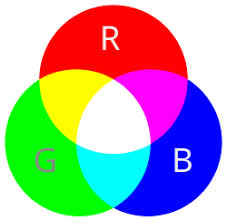
#> input picture download.jpeg, 227 x 222 px
$ python encoder.py
#> lines starting #> are read from the running program, lines starting #| are printed output that depends on the picture
import os
import cv2
import numpy as np
from scipy.fftpack import dct, idct
import matplotlib.pyplot as plt


# Standard quantization matrices
Q_Y = np.array([
    [16,11,10,16,24,40,51,61],
    [12,12,14,19,26,58,60,55],
    [14,13,16,24,40,57,69,56],
    [14,17,22,29,51,87,80,62],
    [18,22,37,56,68,109,103,77],
    [24,35,55,64,81,104,113,92],
    [49,64,78,87,103,121,120,101],
    [72,92,95,98,112,100,103,99]
])

Q_C = np.array([
    [17,18,24,47,99,99,99,99],
    [18,21,26,66,99,99,99,99],
    [24,26,56,99,99,99,99,99],
    [47,66,99,99,99,99,99,99],
    [99,99,99,99,99,99,99,99],
    [99,99,99,99,99,99,99,99],
    [99,99,99,99,99,99,99,99],
    [99,99,99,99,99,99,99,99]
])

def bgr_to_ycbcr(image):
    img = image.astype(np.float32)
    Y  = 0.299 * img[:,:,2] + 0.587 * img[:,:,1] + 0.114 * img[:,:,0]
    Cb = -0.1687 * img[:,:,2] - 0.3313 * img[:,:,1] + 0.5 * img[:,:,0] + 128
    Cr = 0.5 * img[:,:,2] - 0.4187 * img[:,:,1] - 0.0813 * img[:,:,0] + 128
    return Y, Cb, Cr

def downsample(channel):
    return channel[::2, ::2]

def block_process(channel, quant_matrix):
    h, w = channel.shape
    compressed = np.zeros_like(channel)
    for i in range(0, h, 8):
        for j in range(0, w, 8):
            block = channel[i:i+8, j:j+8] - 128
            dct_block = dct(dct(block.T, norm='ortho').T, norm='ortho')
            quant_block = np.round(dct_block / quant_matrix)
            compressed[i:i+8, j:j+8] = quant_block
    return compressed

def zigzag_order(block):
    index_order = sorted(((x, y) for x in range(8) for y in range(8)),
                         key=lambda p: (p[0] + p[1], -p[1] if (p[0] + p[1]) % 2 else p[1]))
    return [block[i, j] for i, j in index_order]

def run_length_encode(zigzag_list):
    encoded = []
    zero_count = 0

    # First element is DC, store it separately
    encoded.append(("DC", zigzag_list[0]))

    # Process AC coefficients
    for coeff in zigzag_list[1:]:
        if coeff == 0:
            zero_count += 1
        else:
            encoded.append((zero_count, coeff))
            zero_count = 0

    # End-of-Block marker
    if zero_count > 0:
        encoded.append(("EOB", 0))

    return encoded


def jpeg_compress(image_path):

#> called with image_path = 'download.jpeg'
    img = cv2.imread(image_path)
#> img is the input picture: shape (222, 227, 3); mean B, G, R 166.5, 166.7, 169.1
    h, w, _ = img.shape
#> h = 222; w = 227
    print("Height = ", h , "\nWidth = " ,w)
#| Height =  222
#| Width =  227

    # STEP 1 : Converting BGR to YCbCr   ->  Y = luminance , Cb = Chrominance Blue , Cr = Chrominance Red
    # The normal conversion is from RGB but since openCV opens the image in BGR format
    Y, Cb, Cr = bgr_to_ycbcr(img)
#> in bgr_to_ycbcr, `Y  = 0.299 * img[:,:,2] + 0.587 * img[:,:,1] + 0.114 * img[:,:,0]`:
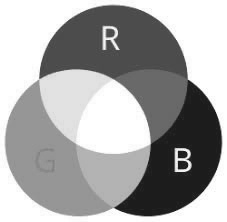
#> Y: shape (222, 227) float32; min 22, max 255, mean 167.4
#> in bgr_to_ycbcr, `Cb = -0.1687 * img[:,:,2] - 0.3313 * img[:,:,1] + 0.5 * img[:,:,0] + 128`:
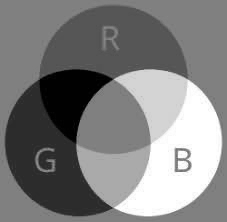
#> Cb: shape (222, 227) float32; min 0.5, max 255, mean 127.5
#> in bgr_to_ycbcr, `Cr = 0.5 * img[:,:,2] - 0.4187 * img[:,:,1] - 0.0813 * img[:,:,0] + 128`:
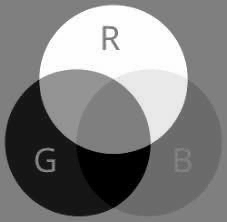
#> Cr: shape (222, 227) float32; min 0.5, max 255.2, mean 129.2; drawn with min black and max white

    plt.figure(figsize=(12, 4))

    plt.subplot(1, 3, 1)
    plt.imshow(Y, cmap='gray')
    plt.title('Y (Luminance)')
    plt.axis('off')

    plt.subplot(1, 3, 2)
    plt.imshow(Cb, cmap='gray')
    plt.title('Cb (Chrominance Blue)')
    plt.axis('off')

    plt.subplot(1, 3, 3)
    plt.imshow(Cr, cmap='gray')
    plt.title('Cr (Chrominance Red)')
    plt.axis('off')

    plt.tight_layout()
    # plt.show()

    # Downsample chroma channels
    Cb_ds = downsample(Cb)
    Cr_ds = downsample(Cr)

    # Pad image to make dimensions multiple of 8
    def pad(channel):
        h, w = channel.shape
        pad_h = 8 - (h % 8) if h % 8 else 0
        pad_w = 8 - (w % 8) if w % 8 else 0
        return np.pad(channel, ((0, pad_h), (0, pad_w)), mode='constant', constant_values=0)
    print("Before Padding = ",Y)
#> (printed output is left out)
    Y = pad(Y)
    print("After Padding = ",Y)
#> (printed output is left out)

    Cb_ds = pad(Cb_ds)
#> in pad (call 2), `return np.pad(channel, ((0, pad_h), (0, pad_w)), mode='constant', cons..`:
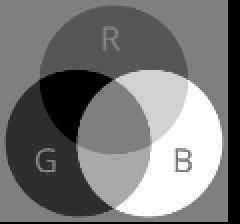
#> returned value: shape (112, 120) float32 (shown 2 times larger); min 0, max 255, mean 120.1
    Cr_ds = pad(Cr_ds)
#> in pad (call 3), `return np.pad(channel, ((0, pad_h), (0, pad_w)), mode='constant', cons..`:
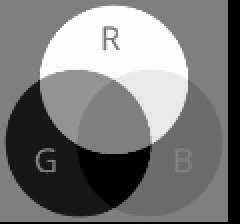
#> returned value: shape (112, 120) float32 (shown 2 times larger); min 0, max 255.2, mean 121.7; drawn with min black and max white

    # Process blocks
    Yq = block_process(Y, Q_Y)
#> after the loop in block_process, `for i in range(0, h, 8):`:
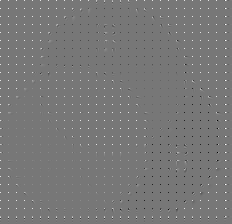
#> compressed: shape (224, 232) float32; min -69, max 78, mean 0.3; drawn with min black and max white
    Cbq = block_process(Cb_ds, Q_C)
#> after the loop in block_process (call 2), `for i in range(0, h, 8):`:
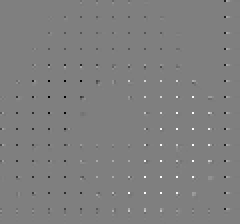
#> compressed: shape (112, 120) float32 (shown 2 times larger); min -60, max 60, mean 0; drawn with min black and max white
    Crq = block_process(Cr_ds, Q_C)

    return Yq, Cbq, Crq


Yq, Cbq, Crq = jpeg_compress("download.jpeg")
print("Compressed matrices generated.")

original_size = os.path.getsize("download.jpeg")
compressed_size = Yq.size * 2 + Cbq.size * 2 + Crq.size * 2  # 2 bytes per int16 value
#> compressed_size = 157696

print(f"Original image size: {original_size} bytes")
print(f"Approximate compressed size (after quantization): {compressed_size} bytes")
#| Approximate compressed size (after quantization): 157696 bytes

# Test zig-zag scan on one 8x8 block (for verification)
sample_block = Yq[:8, :8]
zigzagged = zigzag_order(sample_block)
#> zigzagged = 64 values, max 63 at index 0, min 0 at index 1, mean 0.984
# print("Zig-zag output of top-left block in Y channel:\n", zigzagged)

rle_encoded = run_length_encode(zigzagged)
#> the loop in run_length_encode, `for coeff in zigzag_list[1:]:` made 63 passes
#> after the loop in run_length_encode, `for coeff in zigzag_list[1:]:`: encoded = [('DC', 63)]
#> rle_encoded = [('DC', 63), ('EOB', 0)]
print("\nRun-Length Encoded:\n", rle_encoded)
#| Run-Length Encoded:
#|  [('DC', 63.0), ('EOB', 0)]
